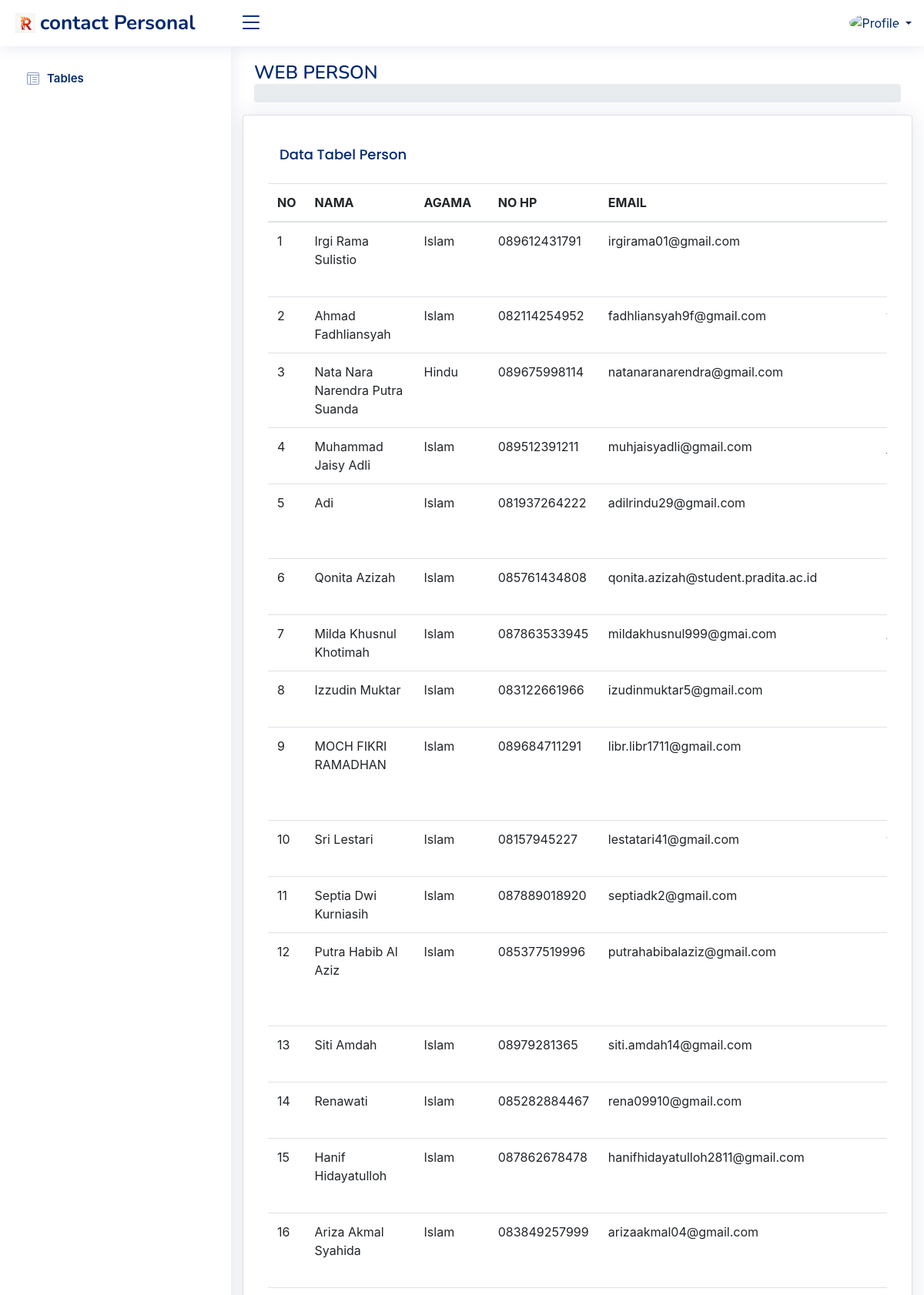
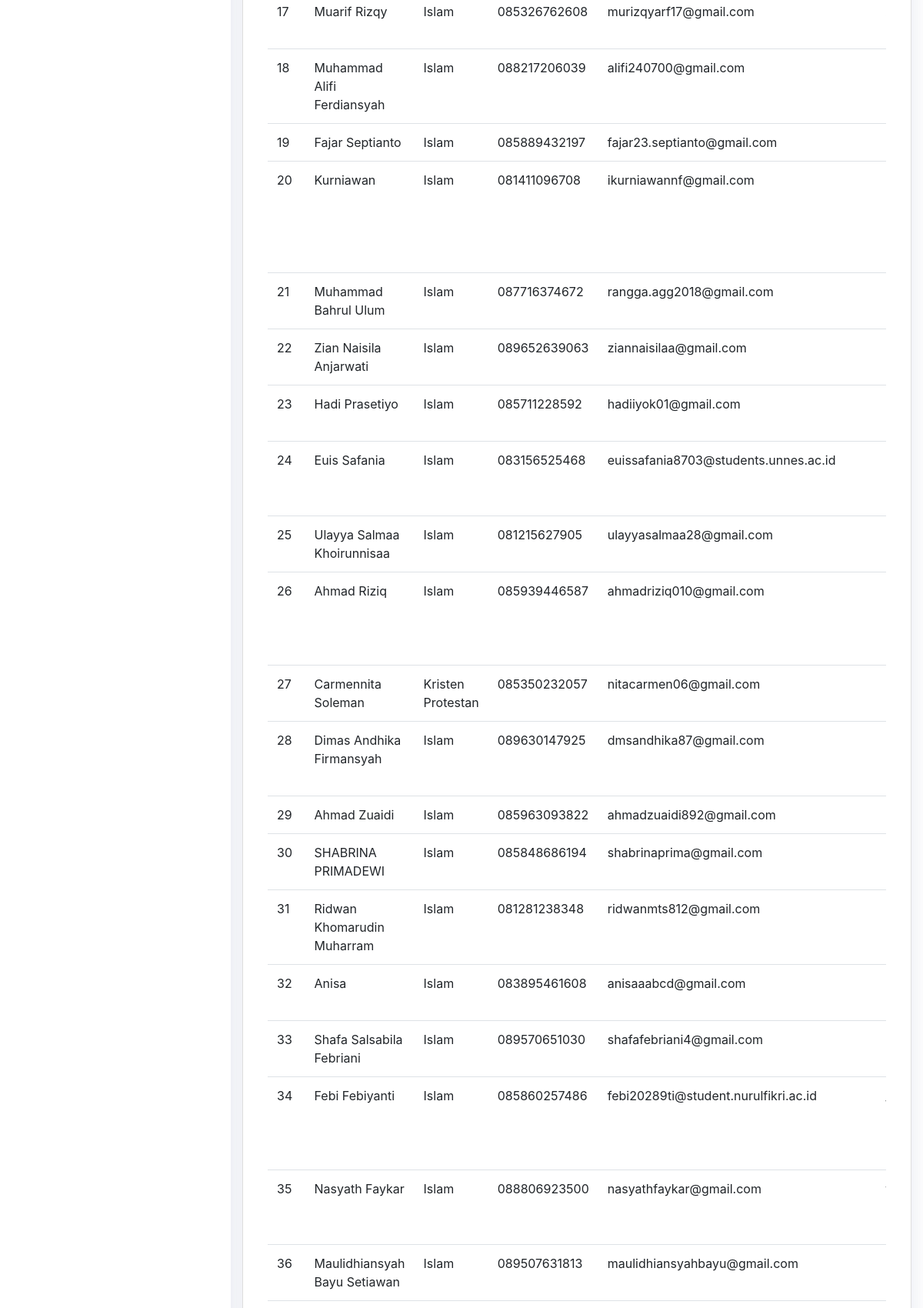
The page / (upper part) on the database its author committed (2 pictures, top to bottom).
### tables this page shows
CREATE TABLE `mahasiswa` (
  `id` int(11) NOT NULL,
  `id_agama` int(11) NOT NULL,
  `nama` varchar(45) NOT NULL,
  `gender` enum('L','P') NOT NULL,
  `tempat_lahir` varchar(45) NOT NULL,
  `tanggal_lahir` date NOT NULL,
  `alamat` text NOT NULL,
  `hp` varchar(12) NOT NULL,
  `Email` varchar(45) NOT NULL,
  `kampus` varchar(45) NOT NULL,
  `sosmed` varchar(45) DEFAULT NULL,
  `foto` varchar(45) DEFAULT NULL,
  `quotes` text NOT NULL
);

CREATE TABLE `agama` (
  `id` int(11) NOT NULL,
  `nama` varchar(45) NOT NULL
);

### model/Mahasiswa.php (called while the page is built, shortened)
<?php
class Mahasiswa
{
    private $koneksi;
    public function __construct()
    {
        global $dbh;
        $this->koneksi = $dbh;
    }
    public function index()
    {
        $sql = "SELECT
        mahasiswa.id,
        mahasiswa.nama AS nama,
        agama.nama AS agama,
        mahasiswa.hp AS No_HP,
        mahasiswa.Email ,
        mahasiswa.sosmed AS Social_Media,
        mahasiswa.kampus AS universitas,
        mahasiswa.foto  AS foto
    FROM mahasiswa
    INNER JOIN agama ON mahasiswa.id_agama = agama.id";
        $ps = $this->koneksi->prepare($sql);
        $ps->execute();
        $rs = $ps->fetchAll();
        return $rs;
    }
}

### mahasiswa_list.php (the view, shortened to what this page needs)
<?php
$ar_judul = ['NO', 'NAMA', 'AGAMA', 'NO HP', 'EMAIL', 'SOCIAL MEDIA', 'UNIVERSITAS', 'FOTO', 'ACTION'];
$obj_mahasiswa = new Mahasiswa();
$rs = $obj_mahasiswa->index();
$id = $_REQUEST['id'];
if (!empty($id)) {
  $rs = $obj_mahasiswa->filter($id);
} else {
  $rs = $obj_mahasiswa->index();
}
?>
<div class="animate__animated animate__fadeIn animate__slower">
  <section class="section">
    <div class="row">
      <div class="col-lg-12">
        <div class="row">
          <div class="card">
            <div class="card-body">
              <div class="container">
                <div class="row">
                  <div class="col-11">
                    <h5 class="card-title">Data Tabel Person</h5>
                  </div>
                </div>
              </div>
              <div class="table-responsive">
                <table class="table table-responsive-lg datatable">
                  <thead>
                    <tr>
                      <?php
                      foreach ($ar_judul as $jdl) {
                        echo '<th>' . $jdl . '</th>';
                      }
                      ?>
                    </tr>
                  </thead>
                  <tbody>
                    <?php
                    $no = 1;
                    foreach ($rs as $mahasiswa) {
                    ?>
                      <tr>
                        <td><?= $no ?></td>
                        <td><?= $mahasiswa['nama'] ?></td>
                        <td><?= $mahasiswa['agama'] ?></td>
                        <td><?= $mahasiswa['No_HP'] ?></td>
                        <td><?= $mahasiswa['Email'] ?></td>
                        <td><?= $mahasiswa['Social_Media'] ?></td>
              </div>
              </tr>
            <?php
                      $no++;
                    }
            ?>

### index.php (shortened to what this page needs)
<!DOCTYPE html>
<html lang="en">
<head>
  <link href="assets/vendor/bootstrap/css/bootstrap.min.css" rel="stylesheet">
  <link href="assets/vendor/bootstrap-icons/bootstrap-icons.css" rel="stylesheet">
  <link href="assets/vendor/boxicons/css/boxicons.min.css" rel="stylesheet">
  <link href="assets/vendor/quill/quill.snow.css" rel="stylesheet">
  <link href="assets/vendor/quill/quill.bubble.css" rel="stylesheet">
  <link href="assets/vendor/remixicon/remixicon.css" rel="stylesheet">
  <link href="assets/vendor/simple-datatables/style.css" rel="stylesheet">
  <link href="assets/css/style.css" rel="stylesheet">
  <link href="https://cdn.jsdelivr.net/npm/bootstrap@5.2.3/dist/css/bootstrap.min.css" rel="stylesheet">
  <link rel="stylesheet" href="https://cdnjs.cloudflare.com/ajax/libs/animate.css/4.1.1/animate.min.css" />
  <link rel="stylesheet" href="https://stackpath.bootstrapcdn.com/bootstrap/4.5.0/css/bootstrap.min.css">
</head>
<body>
  <?php
  include_once("koneksi.php");
  include_once("model/Mahasiswa.php");
  include_once 'header.php';
  include_once 'sidebar.php';
  ?>
  <main id="main" class="main">
    <?php $hal = $_REQUEST['hal']; ?>
    <div class="pagetitle">
      <h1>WEB PERSON</h1>
      <nav>
        <ol class="breadcrumb">
        </ol>
      </nav>
    </div>
    <?php
    if (!empty($hal)) {
      include_once $hal . '.php';
    } else {
      include_once 'mahasiswa_list.php';
    }
    ?>
  </main>
</body>
</html>

### header.php (shortened to what this page needs)
<header id="header" class="header fixed-top d-flex align-items-center">
  <div class="d-flex align-items-center justify-content-between">
    <a href="index.php?hal=mahasiswa_list" class="logo d-flex align-items-center">
      <img src="assets/img/logo_my.png" alt="">
      <span class="d-none d-lg-block">contact Personal</span>
    </a>
    <i class="bi bi-list toggle-sidebar-btn"></i>
  </div>
  <nav class="header-nav ms-auto">
    <ul class="d-flex align-items-center">
      <li class="nav-item dropdown pe-3">
        <a class="nav-link nav-profile d-flex align-items-center pe-0" href="#" data-bs-toggle="dropdown">
          <img src="assets/img/profile-img.jpg" alt="Profile" class="rounded-circle">
          <span class="d-none d-md-block dropdown-toggle ps-2"><?= $_SESSION['MEMBER']['username'] ?></span>
        </a>
      </li>
    </ul>
  </nav>
</header>

### sidebar.php (shortened to what this page needs)
<aside id="sidebar" class="sidebar">
  <ul class="sidebar-nav" id="sidebar-nav">
    <?php
    if (!isset($_SESSION['MEMBER'])) {
    ?>
      <li class="nav-item">
        <a class="nav-link collapsed" href="index.php?hal=mahasiswa_list">
          <i class="bi bi-layout-text-window-reverse"></i><span>Tables</span>
        </a>
      </li>
    <?php } ?>
</aside>

### assets/css/style.css (style rules this page uses)
:root { scroll-behavior: smooth; }
body { font-family: "Open Sans", sans-serif; background: #f6f9ff; color: #444444; }
a { color: #4154f1; text-decoration: none; }
h1, h2, h3, h4, h5, h6 { font-family: "Nunito", sans-serif; }
#main { margin-top: 60px; padding: 20px 30px; transition: all 0.3s; }
.pagetitle { margin-bottom: 10px; }
.pagetitle h1 { font-size: 24px; margin-bottom: 0; font-weight: 600; color: #012970; }
.card { margin-bottom: 30px; border: none; border-radius: 5px; box-shadow: 0px 0 30px rgba(1, 41, 112, 0.1); }
.card-title { padding: 20px 0 15px 0; font-size: 18px; font-weight: 500; color: #012970; font-family: "Poppins", sans-serif; }
.card-body { padding: 0 20px 20px 20px; }
.breadcrumb { font-size: 14px; font-family: "Nunito", sans-serif; color: #899bbd; font-weight: 600; }
.logo { line-height: 1; }
@media (min-width: 1200px) { .logo { width: 280px; } }
.logo img { max-height: 26px; margin-right: 6px; }
.logo span { font-size: 26px; font-weight: 700; color: #012970; font-family: "Nunito", sans-serif; }
.header { transition: all 0.5s; z-index: 997; height: 60px; box-shadow: 0px 2px 20px rgba(1, 41, 112, 0.1); background-color: #fff; padding-left: 20px; }
.header .toggle-sidebar-btn { font-size: 32px; padding-left: 10px; cursor: pointer; color: #012970; }
.header-nav ul { list-style: none; }
.header-nav>ul { margin: 0; padding: 0; }
.header-nav .nav-profile { color: #012970; }
.header-nav .nav-profile img { max-height: 36px; }
.header-nav .nav-profile span { font-size: 14px; font-weight: 600; }
.sidebar { position: fixed; top: 60px; left: 0; bottom: 0; width: 300px; z-index: 996; transition: all 0.3s; padding: 20px; overflow-y: auto; scrollbar-width: thin; scrollbar-color: #aab7cf transparent; box-shadow: 0px 0px 20px rgba(1, 41, 112, 0.1); background-color: #fff; }
@media (min-width: 1200px) { #main, #footer { margin-left: 300px; } }
.sidebar-nav { padding: 0; margin: 0; list-style: none; }
.sidebar-nav li { padding: 0; margin: 0; list-style: none; }
.sidebar-nav .nav-item { margin-bottom: 5px; }
.sidebar-nav .nav-link { display: flex; align-items: center; font-size: 15px; font-weight: 600; color: #4154f1; transition: 0.3; background: #f6f9ff; padding: 10px 15px; border-radius: 4px; }
.sidebar-nav .nav-link i { font-size: 16px; margin-right: 10px; color: #4154f1; }
.sidebar-nav .nav-link.collapsed { color: #012970; background: #fff; }
.sidebar-nav .nav-link.collapsed i { color: #899bbd; }

### rows shown on the page
mahasiswa: nama "Irgi Rama Sulistio", id_agama.nama "Islam", hp "089612431791", Email "irgirama01@gmail.com"
mahasiswa: nama "Ahmad Fadhliansyah", id_agama.nama "Islam", hp "082114254952", Email "fadhliansyah9f@gmail.com"
mahasiswa: nama "Nata Nara Narendra Putra Suanda", id_agama.nama "Hindu", hp "089675998114", Email "natanaranarendra@gmail.com"
mahasiswa: nama "Muhammad Jaisy Adli", id_agama.nama "Islam", hp "089512391211", Email "muhjaisyadli@gmail.com"
mahasiswa: nama "Adi", id_agama.nama "Islam", hp "081937264222", Email "adilrindu29@gmail.com"
mahasiswa: nama "Qonita Azizah", id_agama.nama "Islam", hp "085761434808", Email "qonita.azizah@student.pradita.ac.id"
mahasiswa: nama "Milda Khusnul Khotimah", id_agama.nama "Islam", hp "087863533945", Email "mildakhusnul999@gmai.com"
mahasiswa: nama "Izzudin Muktar", id_agama.nama "Islam", hp "083122661966", Email "izudinmuktar5@gmail.com"
mahasiswa: nama "MOCH FIKRI RAMADHAN", id_agama.nama "Islam", hp "089684711291", Email "libr.libr1711@gmail.com"
mahasiswa: nama "Sri Lestari", id_agama.nama "Islam", hp "08157945227", Email "lestatari41@gmail.com"
mahasiswa: nama "Septia Dwi Kurniasih", id_agama.nama "Islam", hp "087889018920", Email "septiadk2@gmail.com"
mahasiswa: nama "Putra Habib Al Aziz", id_agama.nama "Islam", hp "085377519996", Email "putrahabibalaziz@gmail.com"
mahasiswa: nama "Siti Amdah", id_agama.nama "Islam", hp "08979281365", Email "siti.amdah14@gmail.com"
mahasiswa: nama "Renawati", id_agama.nama "Islam", hp "085282884467", Email "rena09910@gmail.com"
mahasiswa: nama "Hanif Hidayatulloh", id_agama.nama "Islam", hp "087862678478", Email "hanifhidayatulloh2811@gmail.com"
mahasiswa: nama "Ariza Akmal Syahida", id_agama.nama "Islam", hp "083849257999", Email "arizaakmal04@gmail.com"
mahasiswa: nama "Muarif Rizqy", id_agama.nama "Islam", hp "085326762608", Email "murizqyarf17@gmail.com"
mahasiswa: nama "Muhammad Alifi Ferdiansyah", id_agama.nama "Islam", hp "088217206039", Email "alifi240700@gmail.com"
mahasiswa: nama "Fajar Septianto", id_agama.nama "Islam", hp "085889432197", Email "fajar23.septianto@gmail.com"
mahasiswa: nama "Kurniawan", id_agama.nama "Islam", hp "081411096708", Email "ikurniawannf@gmail.com"
mahasiswa: nama "Muhammad Bahrul Ulum", id_agama.nama "Islam", hp "087716374672", Email "rangga.agg2018@gmail.com"
mahasiswa: nama "Zian Naisila Anjarwati", id_agama.nama "Islam", hp "089652639063", Email "ziannaisilaa@gmail.com"
mahasiswa: nama "Hadi Prasetiyo", id_agama.nama "Islam", hp "085711228592", Email "hadiiyok01@gmail.com"
mahasiswa: nama "Euis Safania", id_agama.nama "Islam", hp "083156525468", Email "euissafania8703@students.unnes.ac.id"
mahasiswa: nama "Ulayya Salmaa Khoirunnisaa", id_agama.nama "Islam", hp "081215627905", Email "ulayyasalmaa28@gmail.com"
mahasiswa: nama "Ahmad Riziq", id_agama.nama "Islam", hp "085939446587", Email "ahmadriziq010@gmail.com"
mahasiswa: nama "Carmennita Soleman", id_agama.nama "Kristen Protestan", hp "085350232057", Email "nitacarmen06@gmail.com"
mahasiswa: nama "Dimas Andhika Firmansyah", id_agama.nama "Islam", hp "089630147925", Email "dmsandhika87@gmail.com"
mahasiswa: nama "Ahmad Zuaidi", id_agama.nama "Islam", hp "085963093822", Email "ahmadzuaidi892@gmail.com"
mahasiswa: nama "SHABRINA PRIMADEWI", id_agama.nama "Islam", hp "085848686194", Email "shabrinaprima@gmail.com"
mahasiswa: nama "Ridwan Khomarudin Muharram", id_agama.nama "Islam", hp "081281238348", Email "ridwanmts812@gmail.com"
mahasiswa: nama "Anisa", id_agama.nama "Islam", hp "083895461608", Email "anisaaabcd@gmail.com"
mahasiswa: nama "Shafa Salsabila Febriani", id_agama.nama "Islam", hp "089570651030", Email "shafafebriani4@gmail.com"
mahasiswa: nama "Febi Febiyanti", id_agama.nama "Islam", hp "085860257486", Email "febi20289ti@student.nurulfikri.ac.id"
mahasiswa: nama "Nasyath Faykar", id_agama.nama "Islam", hp "088806923500", Email "nasyathfaykar@gmail.com"
mahasiswa: nama "Maulidhiansyah Bayu Setiawan", id_agama.nama "Islam", hp "089507631813", Email "maulidhiansyahbayu@gmail.com"

### other values the page prints
$jdl "NO"
$jdl "NAMA"
$jdl "AGAMA"
$jdl "NO HP"
$jdl "EMAIL"
